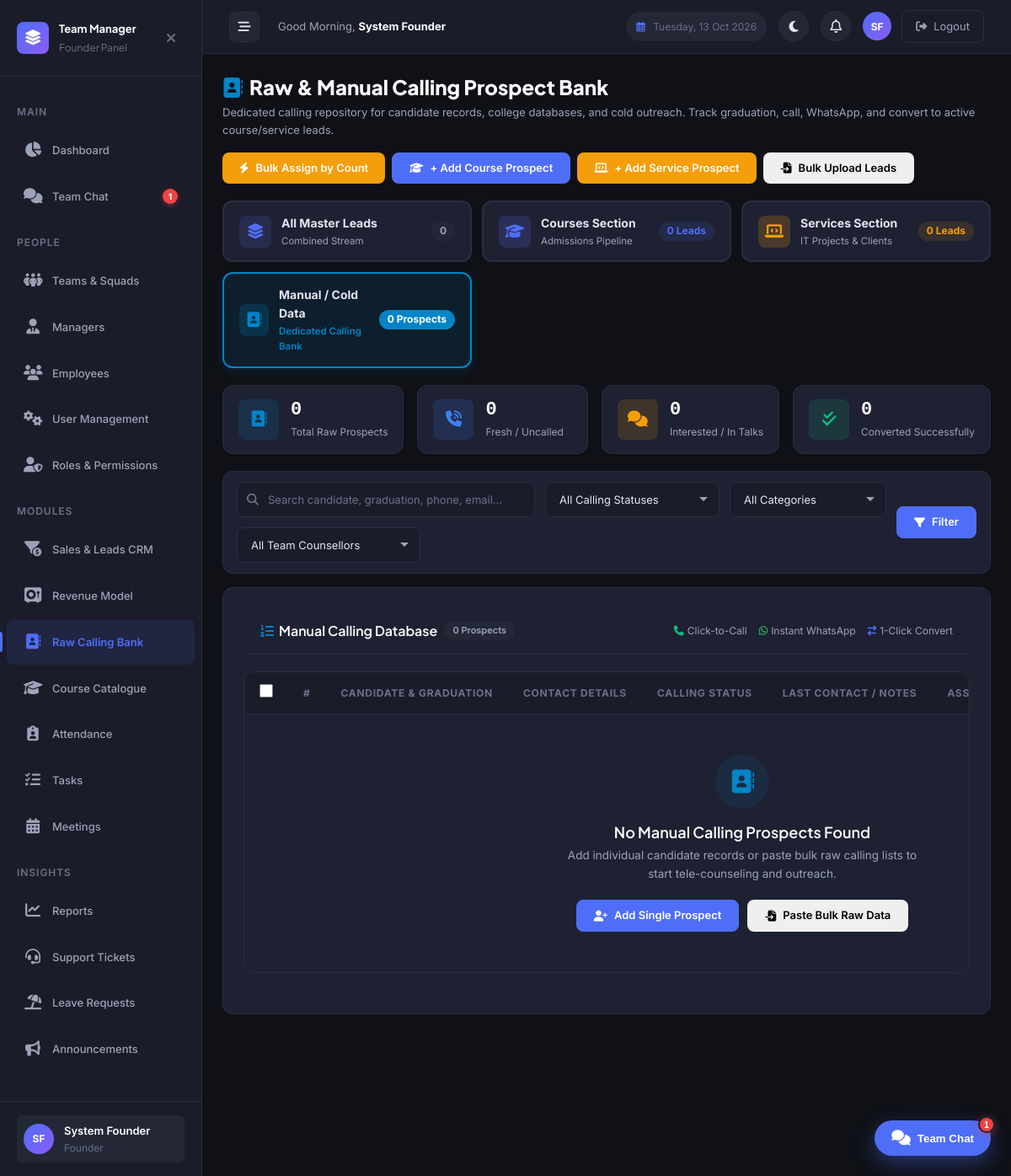
The app's page /sales/raw_leads.php (signed in) with its own data.
### tables this page shows
CREATE TABLE `users` (
  `id` int NOT NULL AUTO_INCREMENT,
  `employee_id` varchar(50) DEFAULT NULL,
  `name` varchar(100) NOT NULL,
  `email` varchar(150) NOT NULL,
  `contact_no` varchar(20) DEFAULT NULL,
  `designation` varchar(100) DEFAULT NULL,
  `joining_date` date DEFAULT NULL,
  `base_salary` decimal(10,2) NOT NULL DEFAULT '30000.00',
  `password` varchar(255) NOT NULL,
  `pin` varchar(255) DEFAULT NULL,
  `role` varchar(50) NOT NULL DEFAULT 'employee',
  `manager_id` int DEFAULT NULL,
  `status` enum('active','inactive') NOT NULL DEFAULT 'active',
  `created_at` timestamp NULL DEFAULT CURRENT_TIMESTAMP,
  `updated_at` timestamp NULL DEFAULT CURRENT_TIMESTAMP ON UPDATE CURRENT_TIMESTAMP,
  `last_activity` timestamp NULL DEFAULT NULL,
  `presence_status` enum('automatic','dnd','away','offline') NOT NULL DEFAULT 'automatic',
  `custom_status_text` varchar(255) DEFAULT NULL,
  `custom_status_emoji` varchar(50) DEFAULT NULL,
  `last_active_at` timestamp NULL DEFAULT CURRENT_TIMESTAMP ON UPDATE CURRENT_TIMESTAMP,
  PRIMARY KEY (`id`),
  UNIQUE KEY `uk_email` (`email`),
  UNIQUE KEY `uk_employee_id` (`employee_id`),
  KEY `idx_role` (`role`),
  KEY `idx_manager_id` (`manager_id`),
  KEY `idx_status` (`status`),
  CONSTRAINT `fk_users_manager` FOREIGN KEY (`manager_id`) REFERENCES `users` (`id`) ON DELETE SET NULL ON UPDATE CASCADE
);

### sales/raw_leads.php (the view, shortened to what the rows shown need)
<?php
require_once __DIR__ . '/../includes/functions.php';
require_once __DIR__ . '/../includes/auth.php';
requireRole([ROLE_SALES_COUNSELLOR, ROLE_FOUNDER, ROLE_MANAGER, ROLE_HR]);
$counsellors = getSalesCounsellorsList();
include __DIR__ . '/../includes/header.php';
?>
<div class="page-header" style="display: flex; justify-content: space-between; align-items: center; flex-wrap: wrap; gap: var(--space-4); margin-bottom: var(--space-5);">
    <div>
        <h1 class="page-title">
            <i class="fa-solid fa-address-book" style="color: #0284c7; margin-right: 8px;"></i>Raw & Manual Calling Prospect Bank
        </h1>
    </div>
</div>
<div class="card fade-in" style="margin-bottom: var(--space-6);">
    <div class="table-responsive">
        <table class="data-table" id="raw-leads-table">
            <thead>
                <tr>
                    <?php if ($baseRole !== ROLE_SALES_COUNSELLOR): ?>
                        <th style="width: 38px; text-align: center;">
                            <input type="checkbox" id="selectAllLeads" onchange="toggleSelectAllLeads(this)" style="cursor: pointer; width: 16px; height: 16px;">
                        </th>
                    <?php endif; ?>
                    <th style="width: 40px;">#</th>
                    <th>Candidate & Graduation</th>
                    <th>Contact Details</th>
                    <th>Calling Status</th>
                    <th>Last Contact / Notes</th>
                    <th>Assigned To</th>
                </tr>
            </thead>
        </table>
    </div>
</div>
<?php
include __DIR__ . '/../includes/footer.php';
?>

### includes/header.php (shortened to what the rows shown need)
<?php
$greeting = (date('H') < 12) ? 'Good Morning' : ((date('H') < 17) ? 'Good Afternoon' : 'Good Evening');
?>
<!DOCTYPE html>
<html lang="en" data-theme="dark">
<head>
    <link rel="stylesheet" href="https://cdnjs.cloudflare.com/ajax/libs/font-awesome/6.5.1/css/all.min.css" />
    <link rel="stylesheet" href="<?php echo BASE_URL; ?>/assets/css/style.css?v=<?php echo @filemtime(__DIR__ . '/../assets/css/style.css') ?: time(); ?>">
</head>
<body>
    <div class="app-layout">
        <?php include __DIR__ . '/sidebar.php'; ?>
        <div class="main-wrapper">
            <header class="top-header">
                <div class="header-left">
                    <div class="header-greeting">
                        <?php echo $greeting; ?>, <strong><?php echo e($currentUser['name'] ?? 'User'); ?></strong>
                    </div>
                </div>
                <div class="header-right" style="display: flex; align-items: center; gap: 14px;">
                    <div class="header-user-section">
                        <a href="<?php echo BASE_URL; ?>/profile.php" class="header-avatar" title="View Profile" style="text-decoration: none; color: #fff; display: flex; align-items: center; justify-content: center; font-weight: bold; background-color: var(--color-primary);"><?php echo e($userInitials); ?></a>
                        <a href="<?php echo BASE_URL; ?>/auth/logout.php" class="btn-logout" title="Logout">
                            <i class="fa-solid fa-right-from-bracket"></i> <span class="btn-logout-text">Logout</span>
                        </a>
                    </div>
                </div>
            </header>
            <main class="main-content fade-in">

### includes/sidebar.php (shortened to what the rows shown need)
<?php
$currentUser = getCurrentUser();
$userRole = $currentUser['role'] ?? '';
$baseRole = function_exists('getRoleBaseType') ? getRoleBaseType($userRole) : $userRole;
$userInitials = getInitials($currentUser['name'] ?? 'U');
$sidebarChatUnread = isLoggedIn() ? countUnreadChatMessages((int)($currentUser['id'] ?? 0)) : 0;
$currentPage = basename($_SERVER['PHP_SELF'], '.php');
$currentDir = basename(dirname($_SERVER['PHP_SELF']));
function isActive(string $dir, string $page): string {
    global $currentDir, $currentPage;
    return ($currentDir === $dir && $currentPage === $page) ? ' active' : '';
}
?>
<aside class="sidebar" id="sidebar">
    <div class="sidebar-brand">
        <div class="sidebar-brand-text">
            Team Manager
            <span><?php echo ucwords(str_replace('_', ' ', e($userRole))); ?> Panel</span>
        </div>
    </div>
    <nav class="sidebar-nav">
        <?php if ($baseRole === ROLE_FOUNDER): ?>
            <a href="<?php echo BASE_URL; ?>/chat/index.php" class="sidebar-nav-item<?php echo isActive('chat', 'index'); ?>">
                <span class="nav-icon"><i class="fa-solid fa-comments"></i></span> Team Chat
                <span class="sidebar-chat-badge" style="display: <?php echo $sidebarChatUnread > 0 ? 'inline-flex' : 'none'; ?>;"><?php echo $sidebarChatUnread > 99 ? '99+' : $sidebarChatUnread; ?></span>
            </a>
        <?php endif; ?>
    </nav>
    <div class="sidebar-footer">
        <a href="<?php echo BASE_URL; ?>/profile.php" class="sidebar-user" style="text-decoration: none; display: flex; align-items: center; width: 100%; border-radius: var(--radius-sm); transition: background-color var(--transition-base); padding: var(--space-2);" onmouseover="this.style.backgroundColor='var(--color-bg-tertiary)'" onmouseout="this.style.backgroundColor='transparent'">
            <div class="sidebar-user-avatar"><?php echo e($userInitials); ?></div>
            <div class="sidebar-user-info">
                <div class="sidebar-user-name"><?php echo e($currentUser['name'] ?? 'User'); ?></div>
                <div class="sidebar-user-role"><?php echo ucwords(str_replace('_', ' ', e($userRole))); ?></div>
            </div>
        </a>
    </div>
</aside>

### records on screen
users: role "Founder", id "1", name "SF", name "System Founder"

### other values on screen
$salesMetrics['total_leads'] "0"
$salesMetrics['course_leads'] "0"
$salesMetrics['service_leads'] "0"
$salesMetrics['manual_leads'] "0"
$salesMetrics['manual_new'] "0"
$salesMetrics['manual_interested'] "0"
$salesMetrics['manual_enrolled'] "0"
$totalLeads "0"
$footerChatUnread "1"
